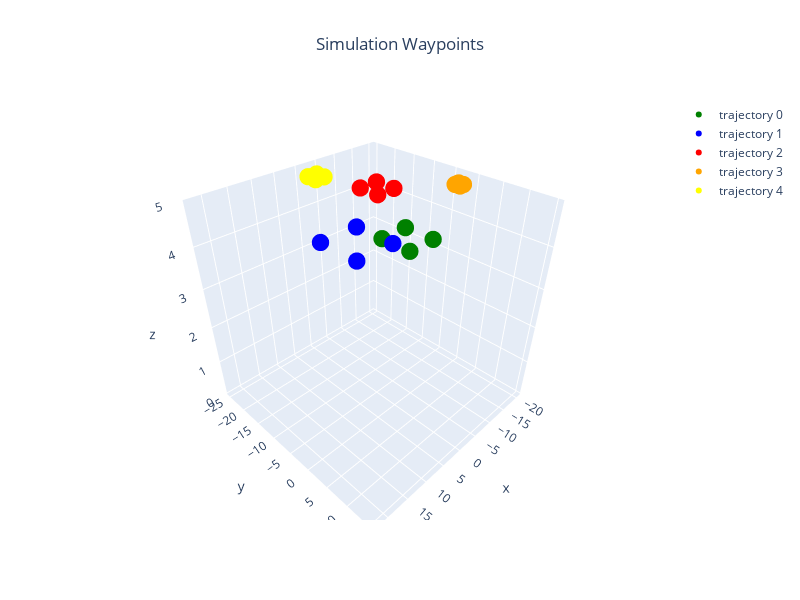

Notebook code cell kept with this figure:
### Markdown cell above
## Visualization Parameters

### Code cell
homes = [offset[:3] for offset in offsets]
global_paths = [local2global(path, home) for path, home in zip(local_paths, homes)]
colors = [Color.GREEN, Color.BLUE,Color.RED, Color.ORANGE,Color.YELLOW] 
models = list(zip(n_vehicles*['iris'], colors))   # len must agree with n_vehicles
markers = [ConfigGazebo.create_trajectory_from_array(array=global_paths[i],color=models[i][1]) for i in range(n_vehicles)]
Gazebo.plot_3d_interactive(markers=markers,title="Simulation Waypoints",frames=(0.2, 0.2, 0.6),ground=-0.05)

### Figure 1 — Plotly figure (JSON) as saved in the notebook; plotly's stock layout.template omitted (floating-point values rounded to 4 significant figures)
{"data": [{"marker": {"color": ["green", "green", "green", "green", "green"], "size": 6}, "mode": "markers", "name": "trajectory 0", "type": "scatter3d", "x": [5, 5, 10, 10, 5], "y": [5, 10, 10, 5, 5], "z": [5, 5, 5, 5, 5]}, {"marker": {"color": ["blue", "blue", "blue", "blue", "blue"], "size": 6}, "mode": "markers", "name": "trajectory 1", "type": "scatter3d", "x": [10, 10, 17, 17, 10], "y": [0, 7, 7, 0, 0], "z": [5, 5, 5, 5, 5]}, {"marker": {"color": ["red", "red", "red", "red", "red"], "size": 6}, "mode": "markers", "name": "trajectory 2", "type": "scatter3d", "x": [-5, -5, -1, -1, -5], "y": [-10, -6, -6, -10, -10], "z": [5, 5, 5, 5, 5]}, {"marker": {"color": ["orange", "orange", "orange", "orange", "orange"], "size": 6}, "mode": "markers", "name": "trajectory 3", "type": "scatter3d", "x": [-15, -15, -14, -14, -15], "y": [0, 1, 1, 0, 0], "z": [5, 5, 5, 5, 5]}, {"marker": {"color": ["yellow", "yellow", "yellow", "yellow", "yellow"], "size": 6}, "mode": "markers", "name": "trajectory 4", "type": "scatter3d", "x": [0, 0, 2, 2, 0], "y": [-20, -18, -18, -20, -20], "z": [5, 5, 5, 5, 5]}], "layout": {"height": 600, "scene": {"xaxis": {"range": [-21.4, 23.4], "title": {"text": "x"}}, "yaxis": {"range": [-26, 16], "title": {"text": "y"}}, "zaxis": {"range": [-0.05, 5], "title": {"text": "z"}}}, "showlegend": true, "title": {"text": "Simulation Waypoints", "x": 0.5, "xanchor": "center"}, "width": 800}}
